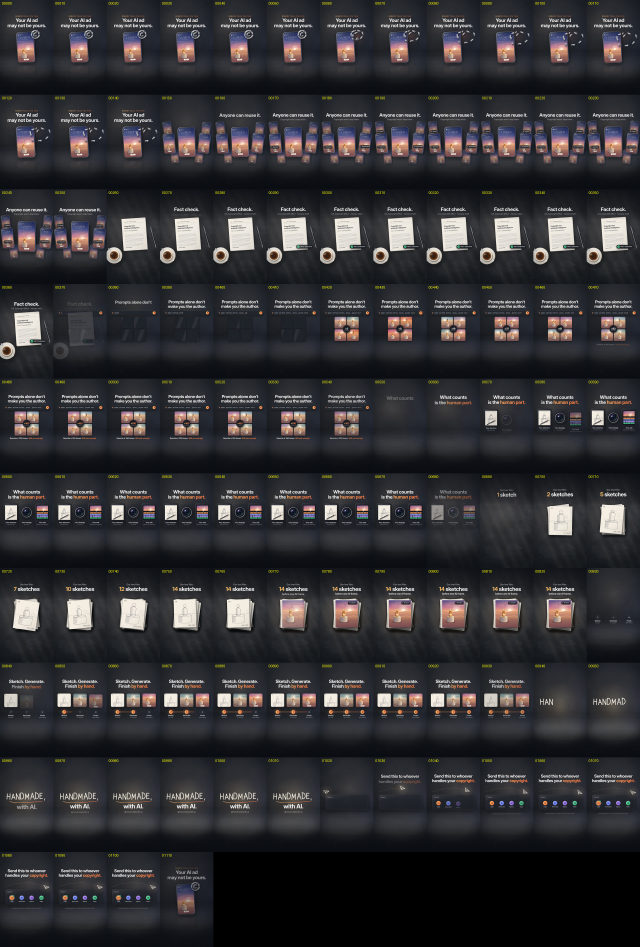
#> input picture reel/out/contact_every10.png, 1920 x 2840 px (shown at 1/3 size)
$ python -i reelkit.py   (imports and definitions only)
#> lines starting #> are read from the running program, lines starting #| are printed output that depends on the picture
"""reelkit.py - hand-drawn SVG reel toolkit. Canvas 1080x1920, rendered with headless Chromium, encoded with ffmpeg.
Every picture element is an SVG path, gradient or filter written by the author. No image or video generation models."""
import base64, hashlib, json, math, pathlib, random, shutil, subprocess

W, H = 1080, 1920
SAFE = dict(top=270, bottom=670, side=65)          # px to keep clear of platform UI on a 1080x1920 reel


# ------------------------------------------------------------------ colour ---
def _rgb(c): return [int(c[i:i + 2], 16) for i in (1, 3, 5)]
def _hex(v): return "#" + "".join(f"{max(0, min(255, round(x))):02x}" for x in v)
def mix(c1, c2, t): return _hex([a + (b - a) * t for a, b in zip(_rgb(c1), _rgb(c2))])


# [5 lines left out: function ramp, not called in this run]


def jit(c, rnd, amt=6):
    d = rnd.uniform(-amt, amt)
    return _hex([x + d + rnd.uniform(-amt / 3, amt / 3) for x in _rgb(c)])


# ----------------------------------------------------------------- brushes ---
def _disp(fid, freq, octv, scale, seed, blur=0, streak=None, pad=8):
    s = (f'<filter id="{fid}" x="-{pad}%" y="-{pad}%" width="{100 + 2 * pad}%" height="{100 + 2 * pad}%" color-interpolation-filters="sRGB">'
         f'<feTurbulence type="fractalNoise" baseFrequency="{freq}" numOctaves="{octv}" seed="{seed}" result="n"/>'
         f'<feDisplacementMap in="SourceGraphic" in2="n" scale="{scale}" xChannelSelector="R" yChannelSelector="G" result="d"/>')
    if streak:                                   # bristle gaps running along the local x axis of the filtered group
        f2, gain, bias = streak
        s += (f'<feTurbulence type="fractalNoise" baseFrequency="{f2}" numOctaves="2" seed="{seed + 7}" result="s"/>'
              f'<feColorMatrix in="s" type="matrix" values="0 0 0 0 1 0 0 0 0 1 0 0 0 0 1 0 0 0 {gain} {bias}" result="m"/>'
              '<feComposite in="d" in2="m" operator="in" result="d"/>')
    if blur:
        s += f'<feGaussianBlur in="d" stdDeviation="{blur}"/>'
    return s + '</filter>'


def _noise(fid, freq, octv, seed, gain, bias):
    return (f'<filter id="{fid}" x="0" y="0" width="100%" height="100%" color-interpolation-filters="sRGB">'
            f'<feTurbulence type="fractalNoise" baseFrequency="{freq}" numOctaves="{octv}" seed="{seed}"/>'
            f'<feColorMatrix type="matrix" values="{gain} 0 0 0 {bias} {gain} 0 0 0 {bias} {gain} 0 0 0 {bias} 0 0 0 0 1"/></filter>')


BRUSHES = "".join([
    _disp("bristle", 0.023, 2, 16, 4, streak=("0.0047 0.2", 7.5, -2.75)),      # opaque gouache mark, ragged edge
    _disp("dry", 0.03, 2, 14, 15, streak=("0.004 0.26", 9, -3.9)),             # dry brush, more gaps
    _disp("wash", 0.008, 3, 70, 9, blur=3.3, streak=("0.0027 0.08", 4, -1.1)),  # wet, soft-edged sky stroke
    _disp("cloud", 0.0087, 4, 69, 2, blur=4.8, pad=25),
    _disp("cloudfine", 0.02, 3, 45, 6, blur=2.4, pad=25),
    _disp("cloudsoft", 0.0133, 3, 57, 8, blur=12, pad=25),
    _disp("wisp", 0.012, 4, 105, 12, blur=9, pad=25),
    _disp("haze", 0.006, 3, 120, 14, blur=20, pad=40),
    _disp("rough", 0.019, 2, 5, 3),                                            # hand wobble for inked shapes
    _disp("rough2", 0.033, 2, 12, 17),                                         # torn / organic silhouettes
    '<filter id="defocus" x="-10%" y="-10%" width="120%" height="120%"><feGaussianBlur stdDeviation="3"/></filter>',
    '<filter id="soft0" x="-30%" y="-30%" width="160%" height="160%"><feGaussianBlur stdDeviation="6"/></filter>',
    '<filter id="soft" x="-30%" y="-30%" width="160%" height="160%"><feGaussianBlur stdDeviation="14"/></filter>',
    '<filter id="soft2" x="-40%" y="-40%" width="180%" height="180%"><feGaussianBlur stdDeviation="34"/></filter>',
    '<filter id="soft3" x="-60%" y="-60%" width="220%" height="220%"><feGaussianBlur stdDeviation="70"/></filter>',
    _noise("grain", 0.9, 2, 5, 1.6, -0.3),                                     # paper tooth
    _noise("mottle", "0.004 0.006", 4, 31, 2.2, -0.6),                         # large uneven pigment
])


# [10 lines left out: functions boil, radial, not called in this run]


def linear(gid, stops, x1=0, y1=0, x2=0, y2=1):
    return (f'<linearGradient id="{gid}" x1="{x1}" y1="{y1}" x2="{x2}" y2="{y2}">' +
            "".join(f'<stop offset="{o}" stop-color="{c}" stop-opacity="{a}"/>' for o, c, a in stops) + '</linearGradient>')


# [35 lines left out: functions stroke_shape, brush_layer, not called in this run]


class ValueMap:
    """Composition control: how light the picture is at (x, y), 0 = darkest, 1 = lightest.
    grad=(y0, v0, y1, v1) is a vertical ramp; blobs are (cx, cy, rx, ry, delta) soft light or shadow masses."""

    def __init__(self, base=.35, blobs=(), grad=None):
        self.base, self.blobs, self.grad = base, list(blobs), grad

    # [59 lines left out: functions __call__, paint, blade, catmull, not called in this run]


# ------------------------------------------------------------- perspective ---
def _sub(a, b): return (a[0] - b[0], a[1] - b[1], a[2] - b[2])
def _add(a, b): return (a[0] + b[0], a[1] + b[1], a[2] + b[2])
def _mul(a, k): return (a[0] * k, a[1] * k, a[2] * k)
def _dot(a, b): return a[0] * b[0] + a[1] * b[1] + a[2] * b[2]
def _cross(a, b): return (a[1] * b[2] - a[2] * b[1], a[2] * b[0] - a[0] * b[2], a[0] * b[1] - a[1] * b[0])
def _norm(a): l = math.sqrt(_dot(a, a)) or 1; return (a[0] / l, a[1] / l, a[2] / l)


class Cam:
    """Pinhole camera so interiors, furniture and vehicles are constructed, not guessed.
    World axes: x right, y up, z away from the viewer. roll (degrees) gives a dutch angle."""

    # [43 lines left out: functions __init__, p, poly, not called in this run]


def quad(origin, u, v):
    """Corners of the 3D parallelogram origin + a*u + b*v."""
    return [origin, _add(origin, u), _add(_add(origin, u), v), _add(origin, v)]


# [36 lines left out: functions box_faces, plane_marks, not called in this run]


# ---------------------------------------- depth: tones, tints, shade, shadow ---
def tint(c, t, light="#fff1dc"):
    """Lighter and toward the colour of the light (hue + light)."""
    return mix(c, light, t)


def shade(c, t, dark="#151a3a"):
    """Darker and toward the colour of the shadow (hue + dark). The dark is a tinted near-black, never #000."""
    return mix(c, dark, t)


# [30 lines left out: functions tone, form_ramp, aerial, lambert, not called in this run]


def face_value(brightness, vmap=None, swing=.3):
    """Value function for paint passes on one face: its lambert brightness, modulated a little by the shot's value map."""
    return lambda x, y: max(0.0, min(1.0, brightness + ((vmap(x, y) - .5) * swing if vmap else 0)))


# [74 lines left out: functions _hull, cast, shadow, contact, occlusion, model, not called in this run]


def veil(uid, y0, y1, colour="#c9cfe6", top=0.0, bottom=.55):
    """A band of air between two depth planes: clear at y0, densest at y1. Put one behind each nearer plane."""
    return linear(uid, [(0, colour, top), (1, colour, bottom)]) + f'<rect y="{y0}" width="{W}" height="{y1 - y0}" fill="url(#{uid})"/>'


# [4 lines left out: function grade, not called in this run]


# ------------------------------------------------------- character rigging ---
class Rig:
    """Forward-kinematics puppet. bones = {name: (parent or None, length)} listed parent-first.
    A pose is {name: angle_deg}; angle 0 points straight down, measured relative to the parent bone."""

    def __init__(self, bones):
        self.bones = bones

    # [8 lines left out: function solve, not called in this run]


def ease(t, kind="inout"):
    t = max(0.0, min(1.0, t))
    return {"linear": t, "in": t * t, "out": 1 - (1 - t) ** 2, "inout": t * t * (3 - 2 * t), "hold": 0.0}[kind]


# [19 lines left out: functions tween, limb, not called in this run]


# ---------------------------------------------------------- hand lettering ---
class S(list):
    """A stroke that should be drawn as a smooth curve through its points."""


def _arc(cx, cy, rx, ry, a0, a1, n=12):
    return S((cx + rx * math.cos(math.radians(a0 + (a1 - a0) * i / n)), cy + ry * math.sin(math.radians(a0 + (a1 - a0) * i / n))) for i in range(n + 1))


_BOWL = S([(0, 0), (.3, 0), (.45, .14), (.45, .38), (.3, .52), (0, .52)])
GLYPH = {   # (advance width, strokes) on a unit square: y = 0 cap height, y = 1 baseline
    "A": (.6, [[(0, 1), (.3, 0), (.6, 1)], [(.12, .62), (.48, .62)]]),
    "B": (.5, [[(0, 0), (0, 1)], S([(0, 0), (.28, 0), (.42, .12), (.42, .34), (.28, .47), (0, .48)]), S([(0, .48), (.32, .5), (.48, .64), (.48, .86), (.32, 1), (0, 1)])]),
    "C": (.55, [_arc(.3, .5, .3, .5, -50, -310)]),
    "D": (.55, [[(0, 0), (0, 1)], S([(0, 0), (.25, .02), (.45, .2), (.5, .5), (.45, .8), (.25, .98), (0, 1)])]),
    "E": (.48, [[(.45, 0), (0, 0), (0, 1), (.47, 1)], [(0, .5), (.36, .5)]]),
    "F": (.46, [[(.45, 0), (0, 0), (0, 1)], [(0, .5), (.34, .5)]]),
    "G": (.62, [_arc(.3, .5, .3, .5, -50, -330), [(.34, .55), (.6, .55), (.6, .82)]]),
    "H": (.52, [[(0, 0), (0, 1)], [(.5, 0), (.5, 1)], [(0, .5), (.5, .5)]]),
    "I": (.1, [[(.05, 0), (.05, 1)]]),
    "J": (.44, [S([(.4, 0), (.4, .74), (.33, .93), (.19, 1), (.04, .88)])]),
    "K": (.5, [[(0, 0), (0, 1)], [(.45, 0), (0, .58)], [(.16, .42), (.48, 1)]]),
    "L": (.44, [[(0, 0), (0, 1), (.42, 1)]]),
    "M": (.68, [[(0, 1), (.04, 0), (.33, .7), (.62, 0), (.66, 1)]]),
    "N": (.52, [[(0, 1), (0, 0), (.5, 1), (.5, 0)]]),
    "O": (.6, [_arc(.3, .5, .3, .5, -90, 270, 16)]),
    "P": (.48, [[(0, 0), (0, 1)], _BOWL]),
    "Q": (.62, [_arc(.3, .5, .3, .5, -90, 270, 16), [(.36, .72), (.6, 1.05)]]),
    "R": (.5, [[(0, 0), (0, 1)], _BOWL, [(.2, .52), (.48, 1)]]),
    "S": (.45, [S([(.42, .1), (.28, 0), (.1, .04), (.02, .2), (.1, .42), (.32, .56), (.42, .76), (.34, .95), (.16, 1), (0, .9)])]),
    "T": (.56, [[(0, 0), (.56, 0)], [(.28, 0), (.28, 1)]]),
    "U": (.52, [S([(0, 0), (0, .7), (.08, .92), (.25, 1), (.42, .92), (.5, .7), (.5, 0)])]),
    "V": (.56, [[(0, 0), (.28, 1), (.56, 0)]]),
    "W": (.78, [[(0, 0), (.18, 1), (.38, .3), (.58, 1), (.76, 0)]]),
    "X": (.5, [[(0, 0), (.5, 1)], [(.5, 0), (0, 1)]]),
    "Y": (.54, [[(0, 0), (.27, .5), (.54, 0)], [(.27, .5), (.27, 1)]]),
    "Z": (.52, [[(0, 0), (.5, 0), (0, 1), (.52, 1)]]),
    "0": (.5, [_arc(.25, .5, .25, .5, -90, 270, 16)]),
    "1": (.26, [[(.03, .22), (.2, 0), (.2, 1)]]),
    "2": (.5, [S([(.02, .2), (.14, .03), (.3, 0), (.44, .1), (.46, .3), (.3, .56), (0, 1)]), [(0, 1), (.5, 1)]]),
    "3": (.46, [S([(.03, .12), (.2, 0), (.4, .1), (.42, .32), (.2, .48)]), S([(.2, .48), (.44, .62), (.44, .86), (.22, 1), (0, .88)])]),
    "4": (.5, [[(.36, 1), (.36, 0), (0, .68), (.5, .68)]]),
    "5": (.46, [[(.42, 0), (.06, 0), (.03, .44)], S([(.03, .44), (.24, .38), (.44, .52), (.45, .8), (.26, 1), (0, .9)])]),
    "6": (.46, [S([(.4, .04), (.2, .1), (.06, .4), (.03, .72), (.14, .95), (.3, 1), (.44, .86), (.44, .64), (.3, .5), (.12, .56), (.04, .72)])]),
    "7": (.46, [[(0, 0), (.46, 0), (.16, 1)]]),
    "8": (.46, [_arc(.23, .25, .19, .25, -90, 270), _arc(.23, .75, .23, .25, -90, 270)]),
    "9": (.46, [S([(.42, .3), (.3, .48), (.14, .5), (.02, .34), (.04, .12), (.2, 0), (.36, .06), (.43, .3), (.42, .6), (.3, .9), (.1, 1)])]),
    ".": (.1, [[(.04, .97), (.05, 1)]]), ",": (.12, [[(.08, .94), (.02, 1.16)]]), "'": (.1, [[(.06, 0), (.03, .2)]]),
    "!": (.1, [[(.05, 0), (.05, .7)], [(.05, .97), (.05, 1)]]), ":": (.1, [[(.05, .34), (.05, .37)], [(.05, .97), (.05, 1)]]),
    "?": (.42, [S([(.02, .16), (.14, .02), (.32, .04), (.4, .22), (.28, .42), (.2, .55), (.2, .7)]), [(.2, .97), (.2, 1)]]),
    "-": (.38, [[(.04, .55), (.34, .55)]]),
}


# [31 lines left out: function lettering, not called in this run]


def in_safe(bbox):
    x0, y0, x1, y1 = bbox
    return x0 >= SAFE["side"] and x1 <= W - SAFE["side"] and y0 >= SAFE["top"] and y1 <= H - SAFE["bottom"]


# ------------------------------------------------ supplied illustration art ---
# [23 lines left out: functions embed_image, finish, finish_cached, not called in this run]


# ------------------------------------------------------- render and encode ---
class Renderer:
    """Rasterises SVG with headless Chromium. scale=2 supersamples to 2160x3840, which is then downscaled for a clean
    1080x1920 file or kept as a 4K master. Static layers are rendered once and reused."""

    # [26 lines left out: functions __init__, _shot, layer, not called in this run]

    def still(self, body, path):
        self._shot(body, path, False)

    # [24 lines left out: functions raster, frames, not called in this run]

    def close(self):
        self._browser.close()
        self._pw.stop()


# [31 lines left out: functions encode, probe, contact_sheet, not called in this run]


def safe_overlay(frame_png, out):
    """Draw the platform-UI zones over a frame to check captions and focal points by eye."""
#> called with frame_png = 'out/contact_every10.png', out = 'out.png'
    from PIL import Image, ImageDraw
    im = Image.open(frame_png).convert("RGBA").resize((W, H), Image.LANCZOS)
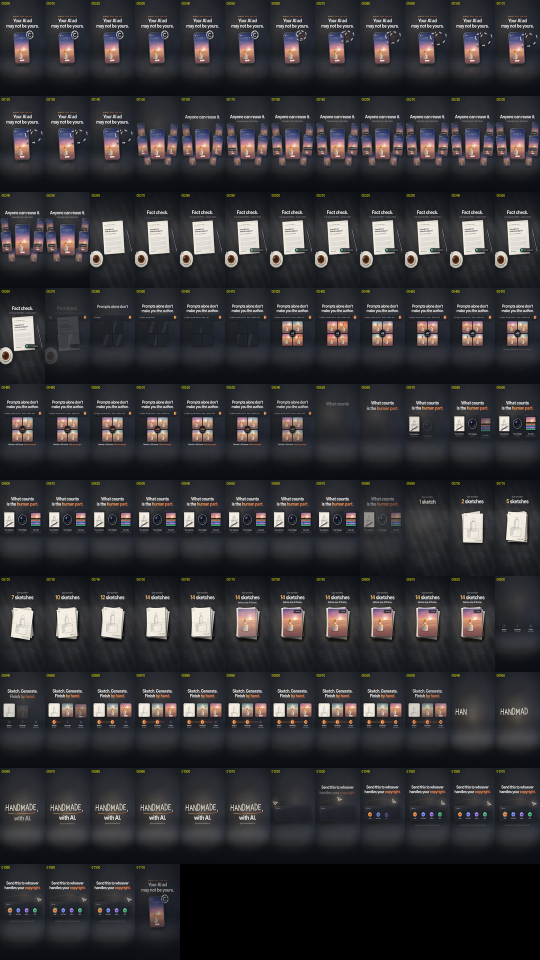
#> im: PIL image 1080x1920 RGBA (shown at 1/2 size); mean R, G, B, A 50, 49.5, 52.5, 255
    ov = Image.new("RGBA", im.size, (0, 0, 0, 0))
#> ov: PIL image 1080x1920 RGBA; every value is 0
    d = ImageDraw.Draw(ov)
    for box in ((0, 0, W, SAFE["top"]), (0, H - SAFE["bottom"], W, H), (0, 0, SAFE["side"], H), (W - SAFE["side"], 0, W, H)):
        d.rectangle(box, fill=(255, 0, 80, 90))
    Image.alpha_composite(im, ov).convert("RGB").save(out)
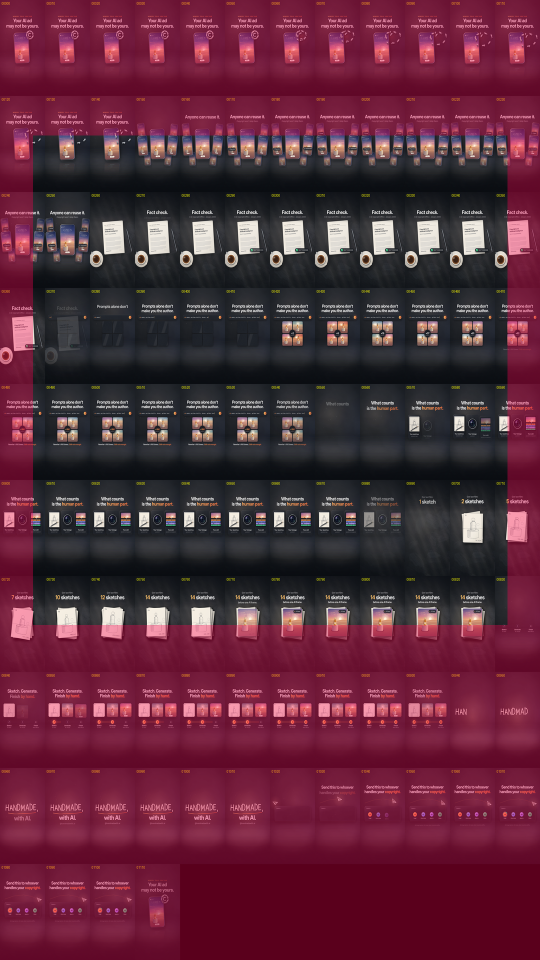
#> saved as out.png: PIL image 1080x1920 RGB (shown at 1/2 size); mean R, G, B 90.8, 40.7, 58.6


# [92 lines left out: functions flicker, analyze_reference, _selftest, not called in this run]


# [4 lines not run here, left out]

>>> result = safe_overlay('out/contact_every10.png', 'out.png')
